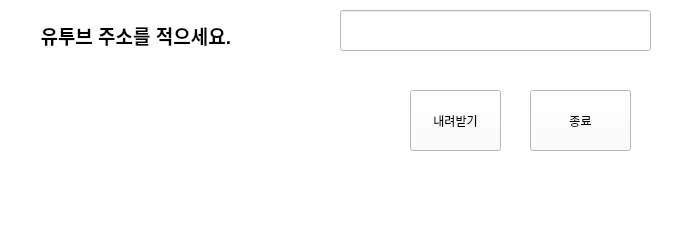
<?xml version="1.0" encoding="UTF-8"?>
<ui version="4.0">
 <class>MainWindow</class>
 <widget class="QMainWindow" name="MainWindow">
  <property name="geometry">
   <rect>
    <x>0</x>
    <y>0</y>
    <width>676</width>
    <height>239</height>
   </rect>
  </property>
  <property name="windowTitle">
   <string>유투브다운프로그램</string>
  </property>
  <property name="windowIcon">
   <iconset>
    <normaloff>../../Users/user/Pictures/logo111icon.ico</normaloff>../../Users/user/Pictures/logo111icon.ico</iconset>
  </property>
  <property name="autoFillBackground">
   <bool>false</bool>
  </property>
  <property name="styleSheet">
   <string notr="true">background-color: rgb(255, 255, 255);</string>
  </property>
  <widget class="QWidget" name="centralwidget">
   <widget class="QLabel" name="label">
    <property name="geometry">
     <rect>
      <x>30</x>
      <y>10</y>
      <width>281</width>
      <height>51</height>
     </rect>
    </property>
    <property name="font">
     <font>
      <family>Arial</family>
      <pointsize>14</pointsize>
      <weight>75</weight>
      <bold>true</bold>
     </font>
    </property>
    <property name="text">
     <string>  유투브 주소를 적으세요.  </string>
    </property>
   </widget>
   <widget class="QLineEdit" name="lineEdit">
    <property name="geometry">
     <rect>
      <x>340</x>
      <y>10</y>
      <width>311</width>
      <height>41</height>
     </rect>
    </property>
   </widget>
   <widget class="QPushButton" name="pushButton1">
    <property name="geometry">
     <rect>
      <x>410</x>
      <y>90</y>
      <width>91</width>
      <height>61</height>
     </rect>
    </property>
    <property name="text">
     <string>내려받기</string>
    </property>
   </widget>
   <widget class="QPushButton" name="pushButton2">
    <property name="geometry">
     <rect>
      <x>530</x>
      <y>90</y>
      <width>101</width>
      <height>61</height>
     </rect>
    </property>
    <property name="text">
     <string>종료</string>
    </property>
   </widget>
   <widget class="QLabel" name="label_2">
    <property name="geometry">
     <rect>
      <x>60</x>
      <y>60</y>
      <width>141</width>
      <height>131</height>
     </rect>
    </property>
    <property name="midLineWidth">
     <number>0</number>
    </property>
    <property name="text">
     <string/>
    </property>
    <property name="pixmap">
     <pixmap resource="resources.qrc">:/img1/happy1.PNG</pixmap>
    </property>
    <property name="scaledContents">
     <bool>true</bool>
    </property>
    <property name="openExternalLinks">
     <bool>false</bool>
    </property>
   </widget>
  </widget>
  <widget class="QMenuBar" name="menubar">
   <property name="geometry">
    <rect>
     <x>0</x>
     <y>0</y>
     <width>676</width>
     <height>21</height>
    </rect>
   </property>
  </widget>
  <widget class="QStatusBar" name="statusbar"/>
 </widget>
 <resources>
  <include location="resources.qrc"/>
 </resources>
 <connections/>
</ui>
